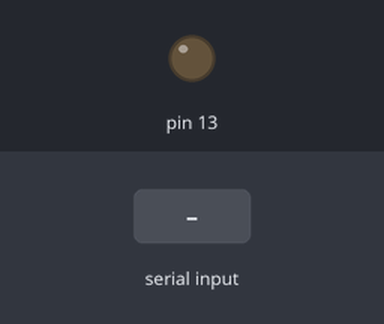
This sketch was run on a simulated Arduino Uno, built with avr-gcc and run on an emulated ATmega328P. Shown: output pins drawn as LEDs (lit = HIGH). Inputs (shaded band) come from the test bench.

Above: at 1.2 s.
1.3 s: "1" received over Serial
At 2.5 s:
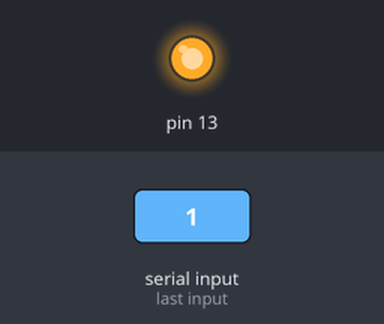
2.8 s: "0" received over Serial
At 3.8 s:
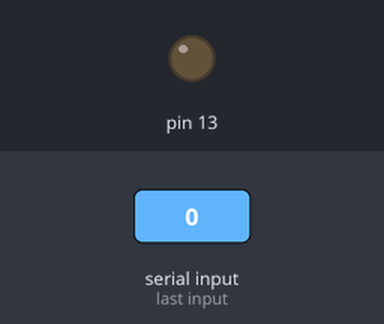
Timing chart, 0 to 5.8 s (numbered marks = the images above; inputs shaded):
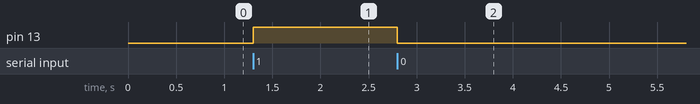

Measured:
- after the input at 1.3 s, pin 13: LOW → HIGH at once
- after the input at 2.8 s, pin 13: HIGH → LOW at once

The sketch:

serial_computer.ino
```cpp
int RX;

void setup() {
Serial.begin(9600);
pinMode(13,OUTPUT);
}

void loop() {
serialEvent();
if(RX == 49)digitalWrite(13,1);
else if(RX == 48) digitalWrite(13,0);
}

void serialEvent(){
  if(Serial.available()>0)
  {
    RX = Serial.read();
  }
}
```
